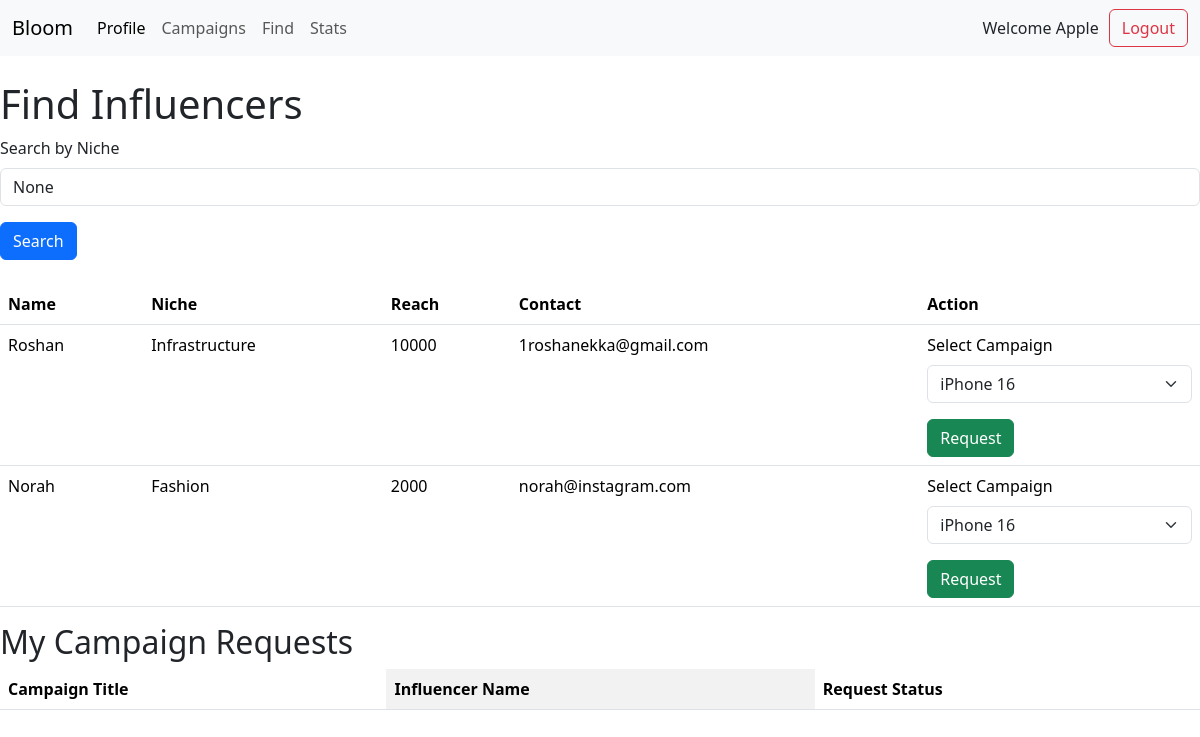
Page /find_influencers (signed in) on the committed database.
### app.py (models this page shows)
class sponsorData(db.Model):
    __tablename__ = 'sponsor_data'
    bloom_data_id = db.Column(db.Integer(), db.ForeignKey('bloomdata.id', ondelete="CASCADE"), primary_key=True, nullable=False, unique=True)
    company_name = db.Column(db.String(30), nullable=False)
    industry = db.Column(db.String(30), nullable=False)
    budget = db.Column(db.String(30), nullable=False)
    bloomdata = db.relationship("BloomData", uselist=False, back_populates='sponsor_data')

class influencerData(db.Model):
    __tablename__ = 'influencer_data'
    bloom_data_id = db.Column(db.Integer(), db.ForeignKey('bloomdata.id', ondelete="CASCADE"), primary_key=True, nullable=False, unique=True)
    name = db.Column(db.String(30), nullable=False)
    category = db.Column(db.String(30), nullable=False)
    niche = db.Column(db.String(30), nullable=False)
    reach = db.Column(db.String(30), nullable=False)
    bloomdata = db.relationship("BloomData", uselist=False, back_populates='influencer_data')

class BloomData(db.Model):
    __tablename__ = 'bloomdata'
    id = db.Column(db.Integer, primary_key=True)
    email = db.Column(db.String(30), unique=True, nullable=False)
    password = db.Column(db.String(30), nullable=False)
    role = db.Column(db.String(30), nullable=False)
    influencer_data = db.relationship("influencerData", uselist=False, back_populates='bloomdata', cascade="all, delete-orphan")
    sponsor_data = db.relationship("sponsorData", uselist=False, back_populates='bloomdata', cascade="all, delete-orphan")

### app.py (the view)
@app.route('/find_influencers', methods=['GET', 'POST'])
def find_influencers():
    user_id = session.get('user_id')
    niche_query = request.form.get('niche')
    campaigns = campaign.query.all()
    if user_id:
        influencers = influencerData.query.all()  # Assuming `influencerData` is your model for influencers
        user = BloomData.query.get(user_id)
        sdata = sponsorData.query.get(user_id)
        if niche_query:
            influencers = influencerData.query.filter(influencerData.niche.like(f'%{niche_query}%')).all()
        else:
            influencers = influencerData.query.all()  # If no search, return all influencers
        return render_template('sponsor_find.html', user=user, sdata=sdata, influencers=influencers, niche_query=niche_query, campaigns=campaigns)

### templates/sponsor_find.html (shortened to what this page needs)
{% extends 'sponsor.html' %}
{% block body %}
<h1>Find Influencers</h1>
<form method="POST" action="{{ url_for('find_influencers') }}">
    <div class="mb-3">
        <label for="niche" class="form-label">Search by Niche</label>
        <input type="text" class="form-control" id="niche" name="niche" value="{{ niche_query }}" placeholder="Enter niche">
    </div>
    <button type="submit" class="btn btn-primary">Search</button>
</form>
<table class="table mt-4">
    <thead>
        <tr>
            <th>Name</th>
            <th>Niche</th>
            <th>Reach</th>
            <th>Contact</th>
            <th>Action</th>
        </tr>
    </thead>
    <tbody>
        {% for influencer in influencers %}
        <tr>
            <td>{{ influencer.name }}</td>
            <td>{{ influencer.niche }}</td>
            <td>{{ influencer.reach }}</td>
            <td>{{ influencer.bloomdata.email }}</td>
            <td>
                <form method="POST" action="{{ url_for('request_influencer', influencer_id=influencer.bloom_data_id) }}">
                    <div class="mb-3">
                        <label for="campaign" class="form-label">Select Campaign</label>
                        <select name="campaign_id" class="form-select" id="campaign">
                            {% for campaign in campaigns %}
                                <option value="{{ campaign.id }}">{{ campaign.title }}</option>
                            {% endfor %}
                        </select>
                    </div>
                    <button type="submit" class="btn btn-success">Request</button>
                </form>
            </td>
        </tr>
        {% endfor %}
    </tbody>
</table>
<h2>My Campaign Requests</h2>
<table class="table table-striped-columns">
    <thead>
        <tr>
            <th>Campaign Title</th>
            <th>Influencer Name</th>
            <th>Request Status</th>
        </tr>
    </thead>
</table>
{% endblock body %}

### templates/sponsor.html (shortened to what this page needs)
<!doctype html>
<html lang="en">
<head>
    <link href="https://cdn.jsdelivr.net/npm/bootstrap@5.3.3/dist/css/bootstrap.min.css" rel="stylesheet"
>
</head>
<body>
        <nav class="navbar navbar-expand-lg bg-body-tertiary">
            <div class="container-fluid">
                <a class="navbar-brand" href="/">Bloom</a>
                <div class="collapse navbar-collapse" id="navbarSupportedContent">
                    <ul class="navbar-nav me-auto mb-2 mb-lg-0">
                        <li class="nav-item">
                            <a class="nav-link {% if session.get('user_id') %}active{% endif %}"
                            aria-current="page"
                            href="{% if session.get('role') == 'Influencer' %}{{ url_for('influencer_page') }}{% elif session.get('role') == 'Sponsor' %}{{ url_for('sponsor_page') }}{% endif %}">
                            Profile
                         </a>
                        </li>
                        <li class="nav-item">
                            <a class="nav-link" href="{{ url_for('add_campaigns') }}">Campaigns</a>
                        </li>
                        <li class="nav-item">
                            <a class="nav-link" href="{{ url_for('find_influencers') }}">Find</a>
                        </li>
                        <li class="nav-item">
                            <a class="nav-link" href="#">Stats</a>
                        </li>
                    </ul>
                    Welcome {{sdata.company_name}}
                    <button class="btn btn-outline-danger" style="margin-left: 10px;" onclick="redirectToNewPage()">Logout</button>
                </div>
            </div>
        </nav>
<div>
    <br>
</div>
{% block body %}
{% endblock body %}
</body>
</html>

### rows in the picture
sponsorData: company_name "Apple"
influencerData: name "Roshan", niche "Infrastructure", reach "10000", bloomdata.email "1roshanekka@gmail.com"
influencerData: name "Norah", niche "Fashion", reach "2000", bloomdata.email "norah@instagram.com"

### other values in the picture
form field campaign_id "iPhone 16"
